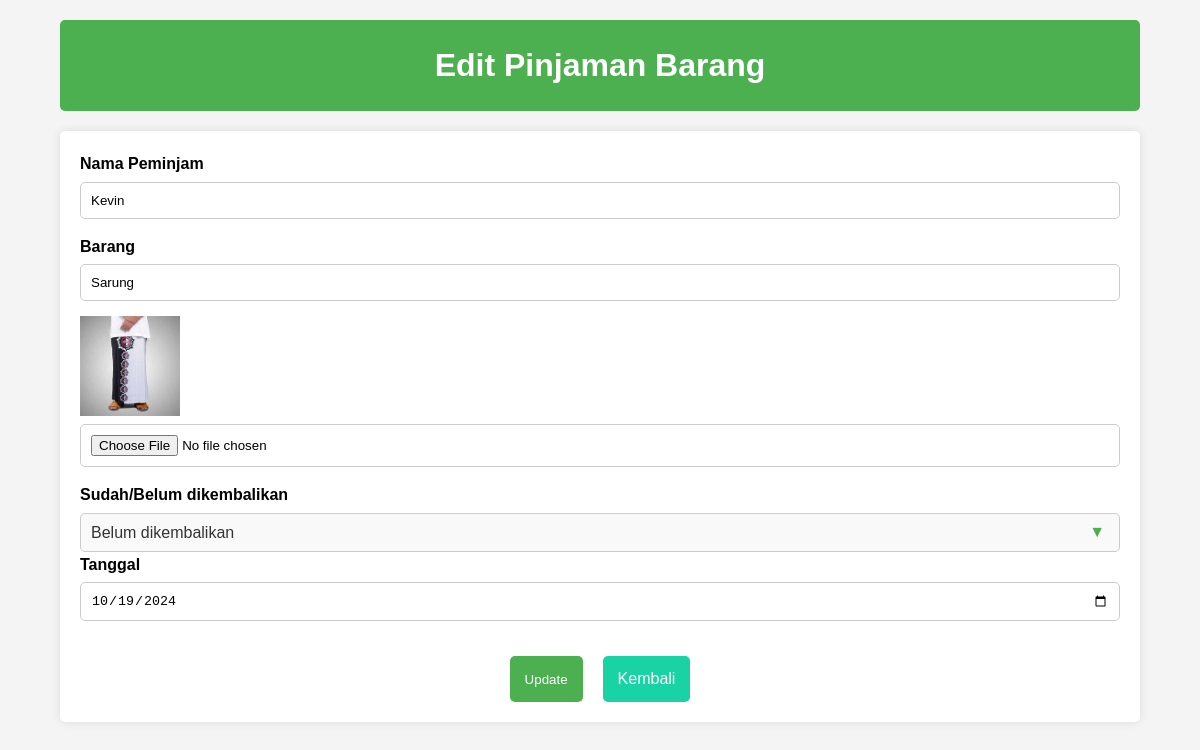
The page /edit_pinjaman.php?id=4 on the database its author committed.
### tables this page shows
CREATE TABLE peminjaman_barang 
    (id INTEGER PRIMARY KEY AUTOINCREMENT, 
    nama_peminjam TEXT NOT NULL,
    barang TEXT NOT NULL, 
    foto TEXT NOT NULL, 
    sudah_belum TEXT NOT NULL, 
    tanggal TEXT NOT NULL );

### config.php (called while the page is built, shortened)
<?php
function database() {
    $db = new SQLite3(DB_ADD);
    return $db;
}

### functions.php (called while the page is built, shortened)
<?php
require "config.php";
function ambil_pinjaman_barang($get_id) {
    $ambil_pinjaman_barang = "SELECT * FROM " . TABLE_PEMINJAMAN . " WHERE id = '$get_id'";
    $ambil_pinjaman = database()->query($ambil_pinjaman_barang);
    $result = $ambil_pinjaman;
    return $result->fetchArray();
}

### edit_pinjaman.php (the view, shortened to what this page needs)
<?php
require "functions.php";
$get_id = $_GET['id'];
$pinjaman = ambil_pinjaman_barang($get_id);
?>
<!DOCTYPE html>
<html lang="en">
<head>
    <link rel="stylesheet" href="css/style.css">
</head>
<body>
    <div class="content-judul">
        <h1>Edit Pinjaman Barang</h1>
    </div>
    <div class="content edit-content">
        <div class="content-1">
            <form action="edit_pinjaman.php?id=<?php echo $pinjaman['id']; ?>" method="POST" enctype="multipart/form-data">
                <label>Nama Peminjam</label>
                <input type="text" name="nama_peminjam" value="<?php echo $pinjaman['nama_peminjam']; ?>" required>
                <label>Barang</label>
                <input type="text" name="barang" value="<?php echo $pinjaman['barang']; ?>" required>
                <img src="image/<?php echo $pinjaman['foto']; ?>" alt="Foto Bukti" width="100">
                <input type="file" name="foto">
                <label>Sudah/Belum dikembalikan</label>
                <div class="select-wrapper">
                    <select name="sudah_belum">
                        <option value="Belum dikembalikan" <?php echo ($pinjaman['sudah_belum'] == 'Belum dikembalikan') ? 'selected' : ''; ?>>Belum dikembalikan</option>
                    </select>
                </div>
                <label>Tanggal</label>
                <input type="date" name="tanggal" value="<?php echo $pinjaman['tanggal']; ?>" required>
                <div class="button-content">
                    <input type="submit" name="submit" value="Update">
                    <a href="index.php">Kembali</a>
                </div>
            </form>
        </div>
    </div>
</body>
</html>

### css/style.css (style rules this page uses)
* { margin: 0; padding: 0; box-sizing: border-box; }
body { font-family: Arial, sans-serif; background-color: #f4f4f4; line-height: 1.6; }
.content-judul { background-color: #4CAF50; color: white; padding: 20px; text-align: center; border-radius: 5px; margin: 20px auto; width: 90%; }
.content { width: 90%; margin: 20px auto; background: white; padding: 20px; border-radius: 5px; box-shadow: 0 0 10px rgba(0, 0, 0, 0.1); }
.content-1 label { display: block; margin-bottom: 5px; font-weight: bold; }
.content-1 input[type="text"], .content-1 input[type="date"], .content-1 input[type="file"] { width: 100%; padding: 10px; margin-bottom: 15px; border: 1px solid #ccc; border-radius: 5px; }
.content-1 input[type="submit"] { background-color: #4CAF50; color: white; border: none; padding: 10px 15px; border-radius: 5px; cursor: pointer; transition: background-color 0.3s; }
.button-content { display: flex; justify-content: center; margin-top: 20px; }
.button-content input[type="submit"], .button-content a { margin: 0 10px; }
.button-content a { display: inline-block; background-color: #19d3a4; color: white; padding: 10px 15px; border-radius: 5px; text-decoration: none; transition: background-color 0.3s; }
select { width: 100%; padding: 10px; border: 1px solid #ccc; border-radius: 5px; background-color: #f9f9f9; font-size: 16px; color: #333; cursor: pointer; appearance: none; -webkit-appearance: none; -moz-appearance: none; transition: border-color 0.3s ease, box-shadow 0.3s ease; }
option { background-color: white; color: #333; padding: 10px; font-size: 16px; }
.select-wrapper { position: relative; display: inline-block; width: 100%; }
.select-wrapper::after { content: '▼'; position: absolute; top: 50%; right: 15px; transform: translateY(-50%); pointer-events: none; color: #4CAF50; }

### rows shown on the page
peminjaman_barang: nama_peminjam "Kevin", barang "Sarung", foto (picture), sudah_belum "Belum dikembalikan", tanggal "10/19/2024"
